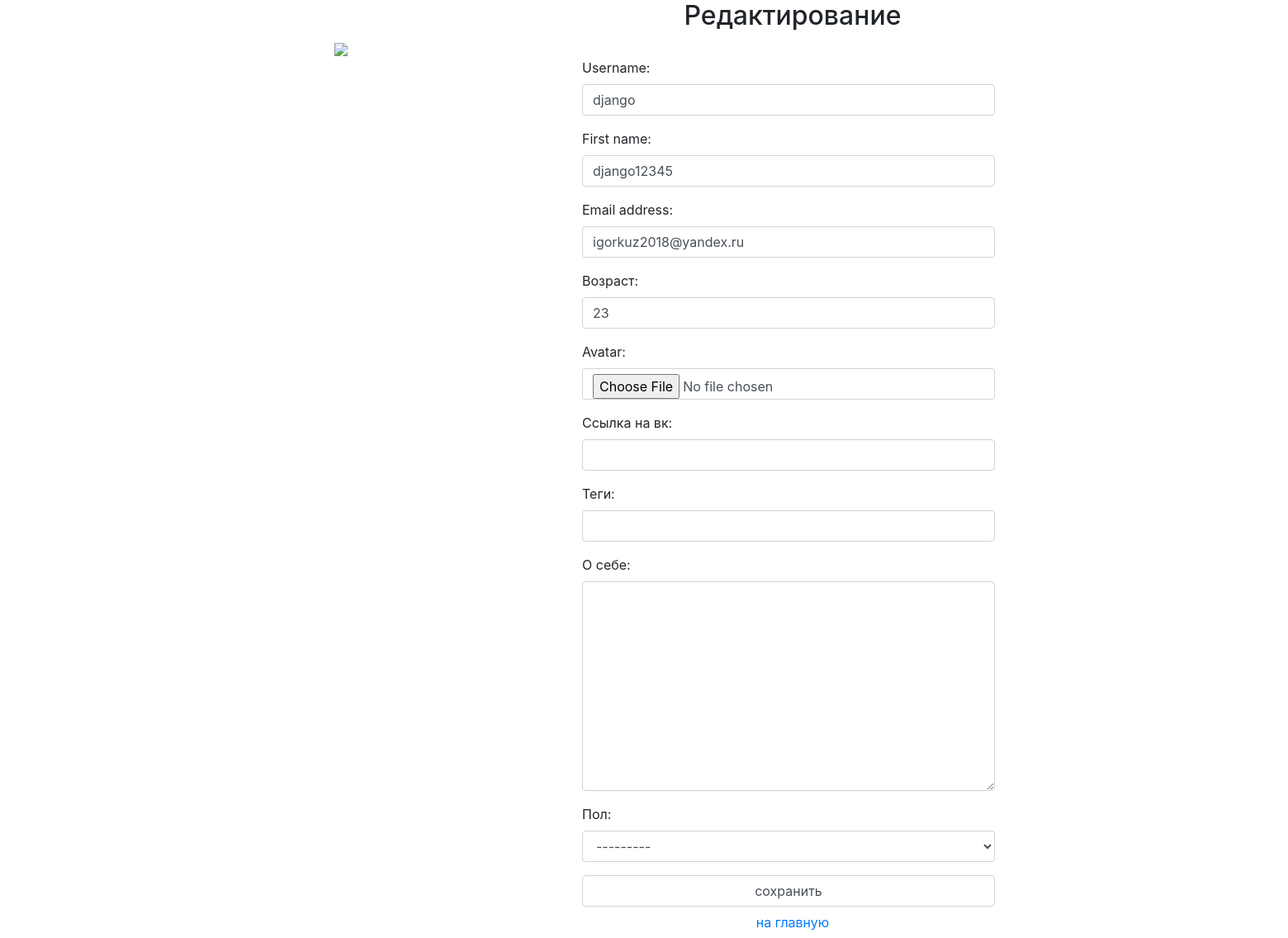
The page /auth/edit/ (signed in) on the database its author committed.
### authapp/models.py (models this page shows, shortened)
class ShopUser(AbstractUser):
    avatar = models.ImageField(upload_to='users_avatars', blank=True)
    age = models.PositiveIntegerField(verbose_name = 'возраст', blank=True, default=18)
    activation_key = models.CharField(max_length=128, blank=True)
    activation_key_expires = models.DateTimeField(default=(now()+timedelta(hours=48)))

### authapp/views.py (the view)
# urls.py: path('edit/', authapp.edit, name='edit'),
def edit(request):
    title = 'редактирование'
    print(request, 'dfsdf')
    if request.method == 'POST':
        edit_form = ShopUserEditForm(request.POST, request.FILES, instance=request.user)
        profile_form = ShopUserProfileEditForm(request.POST, instance=request.user.shopuserprofile)
        if edit_form.is_valid() and profile_form.is_valid():
            edit_form.save()
            return HttpResponseRedirect(reverse('auth:edit'))
    else:
        edit_form = ShopUserEditForm(instance=request.user)
        profile_form = ShopUserProfileEditForm(instance=request.user.shopuserprofile)
    content = {'title': title, 'edit_form': edit_form, 'profile_form': profile_form}
    return render(request, 'authapp/edit.html', content)

### authapp/forms.py (shortened to what this page needs)
class ShopUserEditForm(UserChangeForm):
    class Meta:
        model = ShopUser
        fields = ('username', 'first_name', 'email', 'age', 'avatar', 'password')
    def __init__(self, *args, **kwargs):
        super().__init__(*args, **kwargs)
        for field_name, field in self.fields.items():
            field.widget.attrs['class'] = 'form-control'
            field.help_text = ''
            if field_name == 'password':
                field.widget = forms.HiddenInput()

class ShopUserProfileEditForm(forms.ModelForm):
    class Meta:
        model = ShopUserProfile
        fields = ('vk_link','tagline', 'aboutMe', 'gender')
    def __init__(self, *args, **kwargs):
        super(ShopUserProfileEditForm, self).__init__(*args, **kwargs)
        for field_name, field in self.fields.items():
            field.widget.attrs['class'] = 'form-control'

### mainapp/context_processors.py (called while the page is built)
def basket(request):
   print(f'context processor basket works')
   basket = []
   if request.user.is_authenticated:
       basket = Basket.objects.filter(user=request.user)
   return {
       'basket': basket,
   }

### authapp/templates/authapp/edit.html (shortened to what this page needs)
{% extends 'authapp/base.html' %}
{% load static %}
{% block title_title%}
<div class="h2 text-center head">
    Редактирование
</div>
{% endblock %}
{% block content %}
<div class="user_avatar"><img src="/media/{{ user.avatar }}"></div>
    <form class="form-horizontal" action="{% url 'auth:edit' %}" method="post" enctype="multipart/form-data" style="width: 500px;
    margin-left: 300px;">
        {{ edit_form.as_p }}
        {{ profile_form.as_p }}
        <input class="form-control" type="submit" value="сохранить">
    </form>
    <button class="btn btn-round form-control last">
        <a href="{% url 'main' %}" class="">
            на главную
        </a>
    </button>
{% endblock %}

### static/css/style.css (style rules this page uses)
* { margin: 0; padding: 0; }
body { width:1920px; margin: 0 auto; }

### rows shown on the page
ShopUser: username "django", first_name "django12345", email "igorkuz2018@yandex.ru", age "23"
